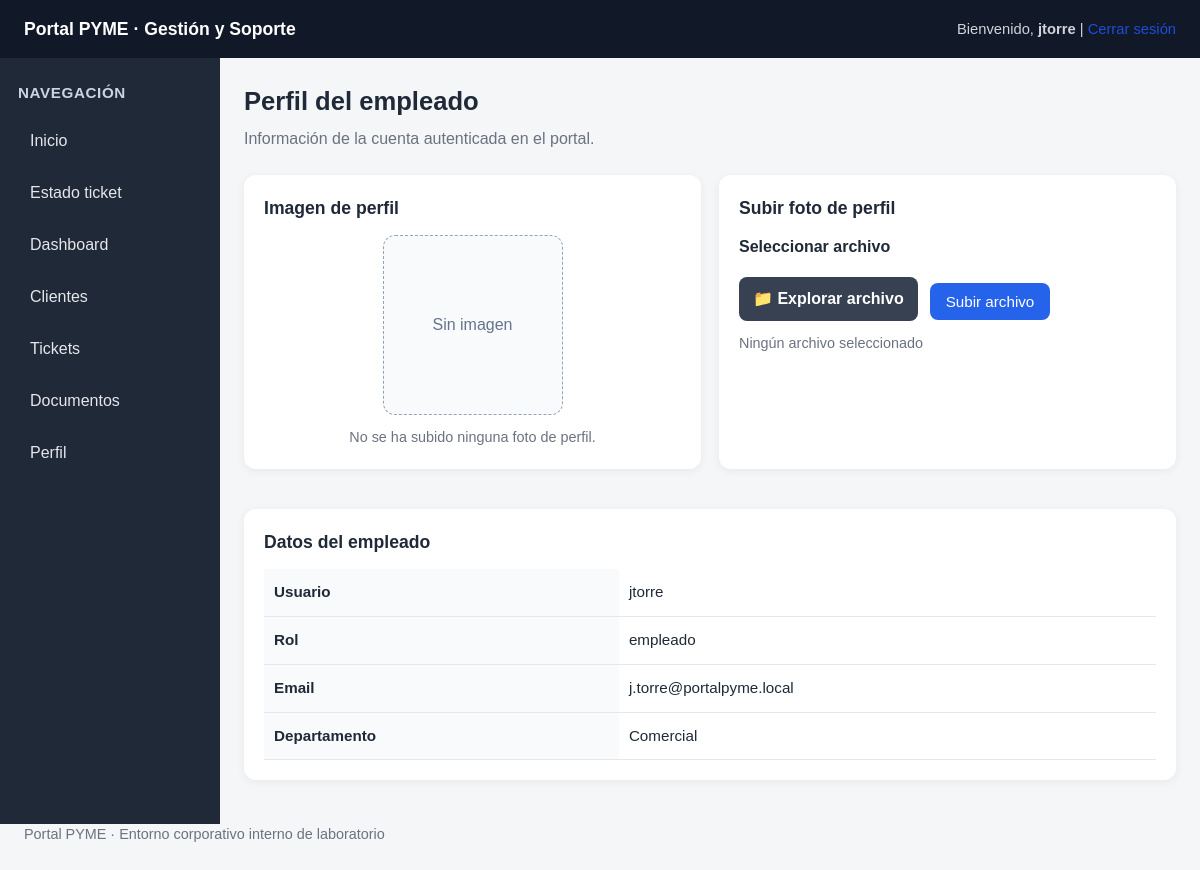
The page /perfil.php (signed in) on the database its author committed.
### tables this page shows
CREATE TABLE empleados (
    id INT AUTO_INCREMENT PRIMARY KEY,
    username VARCHAR(50) NOT NULL UNIQUE,
    password VARCHAR(100) NOT NULL,
    email VARCHAR(120) NOT NULL,
    rol VARCHAR(30) NOT NULL,
    departamento VARCHAR(80) NOT NULL
);

### perfil.php (the view, shortened to what this page needs)
<?php
include 'config/db.php';
$empleado_id = $_SESSION['empleado_id'];
$query = "SELECT * FROM empleados WHERE id = '$empleado_id'";
$result = $conn->query($query);
$empleado = $result->fetch_assoc();
$foto_perfil_web = '';
$foto_perfil_nombre = '';
include 'includes/header.php';
include 'includes/sidebar.php';
?>
<section class="page-header">
    <h2>Perfil del empleado</h2>
    <p>Información de la cuenta autenticada en el portal.</p>
</section>
<div class="grid">
    <div class="card">
        <h3>Imagen de perfil</h3>
        <div class="profile-photo-box">
            <?php if ($foto_perfil_web !== ''): ?>
                <img
                    src="<?php echo htmlspecialchars($foto_perfil_web); ?>"
                    alt="Foto de perfil"
                    class="profile-photo"
                >
                <p class="profile-photo-name"><?php echo htmlspecialchars($foto_perfil_nombre); ?></p>
            <?php else: ?>
                <div class="profile-photo-placeholder">Sin imagen</div>
                <p class="profile-photo-name">No se ha subido ninguna foto de perfil.</p>
            <?php endif; ?>
        </div>
    </div>
    <div class="card">
        <h3>Subir foto de perfil</h3>
	<form method="POST" enctype="multipart/form-data" class="upload-profile-form">
	    <label for="foto">Seleccionar archivo</label>
	    <div class="custom-file-upload">
		<label for="foto" class="file-button">📁 Explorar archivo</label>
	    	<input type="submit" name="upload" value="Subir archivo" class="upload-submit">
	    </div>
	    <span id="file-name" class="file-name">Ningún archivo seleccionado</span>
	</form>
    </div>
</div>
<div class="card">
    <h3>Datos del empleado</h3>
    <?php if ($empleado): ?>
        <div class="table-wrapper">
            <table>
                <tr>
                    <th>Usuario</th>
                    <td><?php echo htmlspecialchars($empleado['username']); ?></td>
                </tr>
                <tr>
                    <th>Rol</th>
                    <td><?php echo htmlspecialchars($empleado['rol']); ?></td>
                </tr>
                <tr>
                    <th>Email</th>
                    <td><?php echo htmlspecialchars($empleado['email']); ?></td>
                </tr>
                <tr>
                    <th>Departamento</th>
                    <td><?php echo $empleado['departamento']; ?></td>
                </tr>
            </table>
        </div>
    <?php else: ?>
        <div class="notice">No se ha encontrado información del empleado.</div>
    <?php endif; ?>
</div>
<?php include 'includes/footer.php'; ?>

### assets/css/style.css (style rules this page uses)
* { box-sizing: border-box; margin: 0; padding: 0; }
html, body { font-family: Arial, Helvetica, sans-serif; background: #f4f6f8; color: #1f2937; line-height: 1.5; }
body { min-width: 0; }
.page-header { margin-bottom: 24px; }
.page-header h2 { font-size: 1.6rem; margin-bottom: 6px; }
.page-header p { color: #6b7280; }
.card { background: white; border-radius: 12px; padding: 20px; margin-bottom: 20px; box-shadow: 0 2px 10px rgba(0,0,0,0.06); overflow-x: auto; }
.card h3 { margin-bottom: 14px; font-size: 1.1rem; }
.grid { display: grid; grid-template-columns: repeat(auto-fit, minmax(220px, 1fr)); gap: 18px; margin-bottom: 20px; }
form { width: 100%; }
form label { display: block; margin-bottom: 6px; font-weight: 600; }
button, input[type="submit"] { background: #2563eb; color: white; border: none; padding: 10px 16px; border-radius: 8px; cursor: pointer; font-size: 0.95rem; }
.table-wrapper { width: 100%; overflow-x: auto; }
table { width: 100%; min-width: 700px; border-collapse: collapse; background: white; }
table th, table td { padding: 12px 10px; border-bottom: 1px solid #e5e7eb; text-align: left; vertical-align: top; }
table th { background: #f9fafb; font-size: 0.95rem; white-space: nowrap; }
table td { font-size: 0.95rem; }
.profile-photo-box { display: flex; flex-direction: column; align-items: center; gap: 12px; }
.profile-photo-placeholder { width: 180px; height: 180px; border-radius: 12px; border: 1px dashed #94a3b8; display: flex; align-items: center; justify-content: center; color: #64748b; background: #f8fafc; }
.profile-photo-name { font-size: 0.9rem; color: #6b7280; text-align: center; word-break: break-word; }
.upload-profile-form { display: flex; flex-direction: column; gap: 12px; }
.custom-file-upload { display: flex; align-items: center; gap: 12px; flex-wrap: wrap; }
.file-button { display: inline-block; background: #374151; color: #ffffff; padding: 10px 14px; border-radius: 8px; cursor: pointer; font-weight: 600; margin-bottom: 0; }
.file-name { color: #6b7280; font-size: 0.9rem; word-break: break-word; }
.upload-submit { width: fit-content; background: #2563eb; margin-top: 4px; }

### rows shown on the page
empleados: username "jtorre", rol "empleado", email "j.torre@portalpyme.local", departamento "Comercial"

### other values the page prints
$_SESSION['username'] "jtorre"
